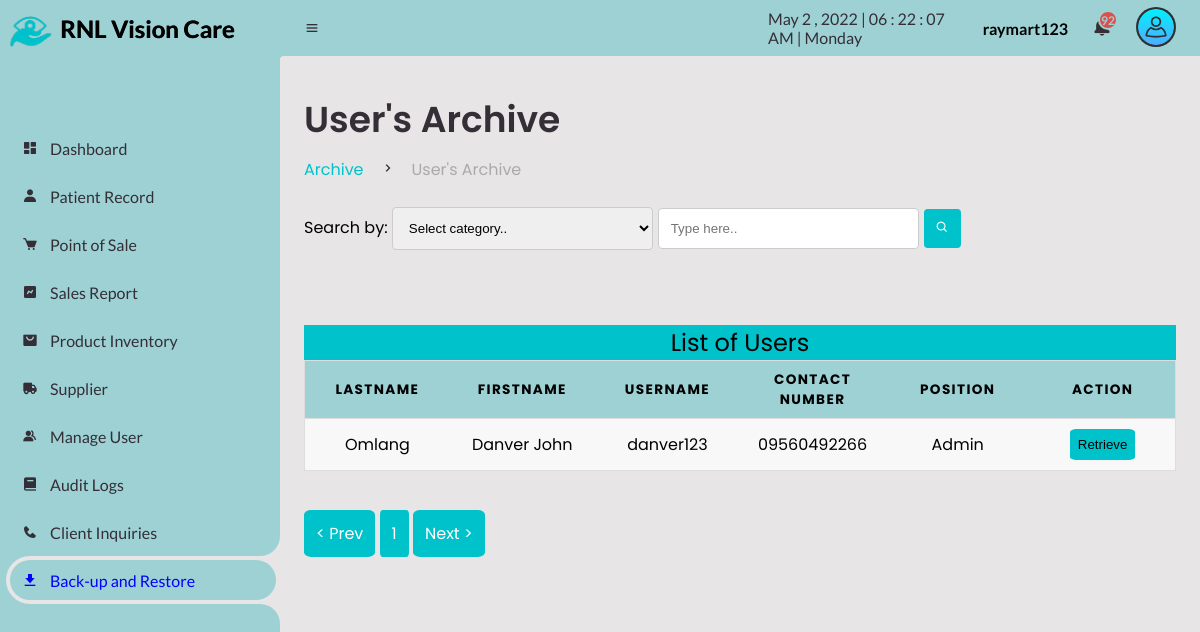
The page /Admin/manageuser_archive.php (signed in) on the database as committed earlier.
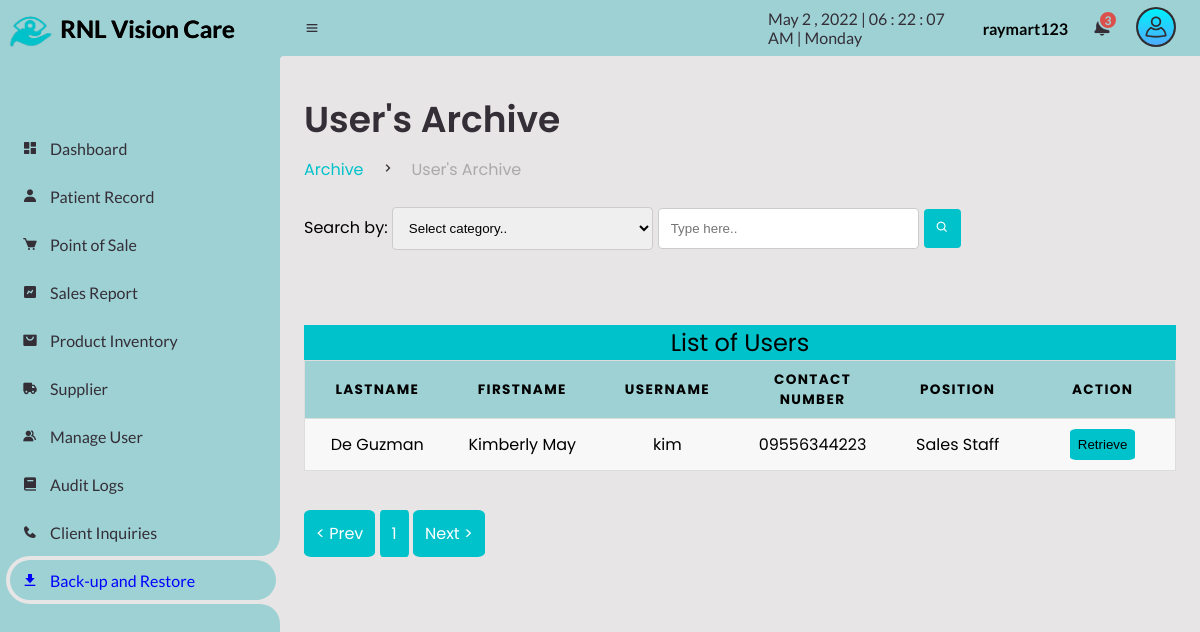
The same page on the database as committed later.
### tables this page shows
CREATE TABLE `archive_users_account` (
  `users_id` int(11) NOT NULL AUTO_INCREMENT,
  `users_username` varchar(255) NOT NULL,
  `users_password` varchar(255) NOT NULL,
  `users_lastname` varchar(255) NOT NULL,
  `users_firstname` varchar(255) NOT NULL,
  `users_middlename` varchar(255) NOT NULL,
  `users_contact` varchar(255) NOT NULL,
  `users_email` varchar(255) NOT NULL,
  `users_roles` varchar(250) NOT NULL,
  PRIMARY KEY (`users_id`)
);

### Admin/manageuser_archive.php (the view, shortened to what the changed rows need)
<?php
include("session.php");
?>
<!DOCTYPE html>
<html lang="en">
<head>
	<link href='https://unpkg.com/boxicons@2.0.9/css/boxicons.min.css' rel='stylesheet'>
	<link rel="stylesheet" href="css\sys_style.css">
</head>
<body>
	<section id="content">
		<nav>
			<div class="dropdown2">
			<a href="#" class="notification">
				<span class="num">
				<?php
				$query = mysqli_query($conn, "SELECT COUNT(*) as total from product  WHERE qty <=10 AND pro_status ='2'");
					while($result=mysqli_fetch_array($query)){
					echo $result['total'];
				}
				?>
						  </span>
			</a>
			  <?php
			$sql1 = "SELECT * FROM `product` WHERE pro_status='2' AND qty <=10 LIMIT 6";
			  ?>
			</div>
		</nav>
		<main>
			<div class="head-title">
				<div class="left">
					<h1>User's Archive</h1>
				</div>
			</div><br>
			<div>
				<div>
<div id="printing">
<table>
<caption>List of Users</caption>
     <thead>
     	<tr>
		 <th>Lastname</th>
      <th>Firstname</th>
      <th>Username</th>
      <th>Contact Number</th>
      <th>Position</th>
      <th>Action</th>
     	</tr>
     </thead>
     <tbody>
	 <?php
     	$limit=25;
        $page=isset($_GET['page']) ? $_GET['page']:1;
        $start=($page-1)*$limit;
       $search=$_POST['txtsearch'];
        	$sql2 =$conn->query("SELECT count(users_id) AS id FROM `archive_users_account`");
		if (isset($_POST['btnsearch'])) {
			$sql1 = "SELECT * FROM `archive_users_account` WHERE `$column` LIKE '%$search%' Order by `users_id` DESC LIMIT $start, $limit ";
				}
			else{
					$sql1 = "SELECT * FROM `archive_users_account` LIMIT $start, $limit ";
					$sql2 =$conn->query("SELECT count(users_id) AS id FROM `archive_users_account`");
				}
			$result2 = $sql2->fetch_all(MYSQLI_ASSOC);
					$total=$result2[0]['id'];
					$pages=ceil($total/$limit);
					$prev=$page-1;
					$next=$page+1;
			   $result1 = $conn->query($sql1);
				  if($result1->num_rows > 0){
					  while($row = $result1 -> fetch_assoc()){
			 ?>
     	  <tr>
     	  	<td data-label="Lastname" class="namee"><?php echo $row['users_lastname'];?></td>
     	  	<td data-label="Firstname"><?php echo $row['users_firstname'];?></td>
     	  	<td data-label="Username"><?php echo $row['users_username'];?></td>
			<td data-label="Contact Number"><?php echo $row['users_contact'];?></td>
			<td data-label="Position"><?php echo $row['users_roles'];?></td>
			<td data-label="Action"><form method="post" action="retrieve_supplier.php?id=<?php echo $row['users_id'];?>"><button class="btn-upd" name="btn-upd" style="cursor: pointer;" onclick="return confirm('Are you sure you want to retrieve this data?')">Retrieve</button></form></td>
     	  </tr>
     	 <?php
     	}}
     	?>
     </tbody>
   </table>
				<div><br><br>
   <a class="page" id="pre" href="manageuser_archive.php?page=<?=$prev; ?>&btn=<?php echo $_GET['btn'] ?>">< Prev</a>
    	  <?php  for($i=1; $i <=$pages ; $i++): ?>
    <a class="page" href="manageuser_archive.php?page=<?=$i; ?>&btn=<?php echo $_GET['btn'] ?>"><?=$i; ?></a>
                      <?php endfor; ?>
    <a class="page" id="pnext" href="manageuser_archive.php?page=<?=$next; ?>&btn=<?php echo $_GET['btn'] ?>">Next ></a>
			</div>
		</main>
	</section>
</body>
</html>

Rows that differ between the two databases and show on the page:
removed archive_users_account: users_lastname "Omlang", users_firstname "Danver John", users_username "danver123", users_contact "09560492266", users_roles "Admin"
added archive_users_account: users_lastname "De Guzman", users_firstname "Kimberly May", users_username "kim", users_contact "09556344223", users_roles "Sales Staff"
Other text that changed with them:
new list line: "3"
list line gone: "92"
